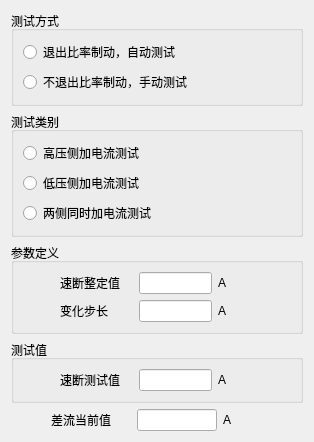
     <widget class="QWidget" name="tab_sd">
      <attribute name="title">
       <string>速断</string>
      </attribute>
      <layout class="QVBoxLayout" name="verticalLayout_23" stretch="2,3,2,1,1">
       <item>
        <widget class="QGroupBox" name="groupBox_12">
         <property name="title">
          <string>测试方式</string>
         </property>
         <layout class="QVBoxLayout" name="verticalLayout_20">
          <item>
           <widget class="QRadioButton" name="radioButton_9">
            <property name="text">
             <string>退出比率制动，自动测试</string>
            </property>
           </widget>
          </item>
          <item>
           <widget class="QRadioButton" name="radioButton_10">
            <property name="text">
             <string>不退出比率制动，手动测试</string>
            </property>
           </widget>
          </item>
         </layout>
        </widget>
       </item>
       <item>
        <widget class="QGroupBox" name="groupBox_13">
         <property name="title">
          <string>测试类别</string>
         </property>
         <layout class="QVBoxLayout" name="verticalLayout_21">
          <item>
           <widget class="QRadioButton" name="radioButton_11">
            <property name="text">
             <string>高压侧加电流测试</string>
            </property>
           </widget>
          </item>
          <item>
           <widget class="QRadioButton" name="radioButton_12">
            <property name="text">
             <string>低压侧加电流测试</string>
            </property>
           </widget>
          </item>
          <item>
           <widget class="QRadioButton" name="radioButton_13">
            <property name="text">
             <string>两侧同时加电流测试</string>
            </property>
           </widget>
          </item>
         </layout>
        </widget>
       </item>
       <item>
        <widget class="QGroupBox" name="groupBox_14">
         <property name="title">
          <string>参数定义</string>
         </property>
         <layout class="QVBoxLayout" name="verticalLayout_22">
          <item>
           <layout class="QHBoxLayout" name="horizontalLayout_29" stretch="1,2,2,1,1">
            <item>
             <spacer name="horizontalSpacer_52">
              <property name="orientation">
               <enum>Qt::Horizontal</enum>
              </property>
              <property name="sizeHint" stdset="0">
               <size>
                <width>40</width>
                <height>20</height>
               </size>
              </property>
             </spacer>
            </item>
            <item>
             <widget class="QLabel" name="label_53">
              <property name="text">
               <string>速断整定值</string>
              </property>
             </widget>
            </item>
            <item>
             <widget class="QLineEdit" name="lineEdit_38"/>
            </item>
            <item>
             <widget class="QLabel" name="label_54">
              <property name="text">
               <string>A</string>
              </property>
             </widget>
            </item>
            <item>
             <spacer name="horizontalSpacer_53">
              <property name="orientation">
               <enum>Qt::Horizontal</enum>
              </property>
              <property name="sizeHint" stdset="0">
               <size>
                <width>40</width>
                <height>20</height>
               </size>
              </property>
             </spacer>
            </item>
           </layout>
          </item>
          <item>
           <layout class="QHBoxLayout" name="horizontalLayout_30" stretch="1,2,2,1,1">
            <item>
             <spacer name="horizontalSpacer_54">
              <property name="orientation">
               <enum>Qt::Horizontal</enum>
              </property>
              <property name="sizeHint" stdset="0">
               <size>
                <width>40</width>
                <height>20</height>
               </size>
              </property>
             </spacer>
            </item>
            <item>
             <widget class="QLabel" name="label_55">
              <property name="text">
               <string>变化步长</string>
              </property>
             </widget>
            </item>
            <item>
             <widget class="QLineEdit" name="lineEdit_39"/>
            </item>
            <item>
             <widget class="QLabel" name="label_56">
              <property name="text">
               <string>A</string>
              </property>
             </widget>
            </item>
            <item>
             <spacer name="horizontalSpacer_55">
              <property name="orientation">
               <enum>Qt::Horizontal</enum>
              </property>
              <property name="sizeHint" stdset="0">
               <size>
                <width>40</width>
                <height>20</height>
               </size>
              </property>
             </spacer>
            </item>
           </layout>
          </item>
         </layout>
        </widget>
       </item>
       <item>
        <widget class="QGroupBox" name="groupBox_15">
         <property name="title">
          <string>测试值</string>
         </property>
         <layout class="QHBoxLayout" name="horizontalLayout_32">
          <item>
           <layout class="QHBoxLayout" name="horizontalLayout_31" stretch="1,2,2,1,1">
            <item>
             <spacer name="horizontalSpacer_56">
              <property name="orientation">
               <enum>Qt::Horizontal</enum>
              </property>
              <property name="sizeHint" stdset="0">
               <size>
                <width>40</width>
                <height>20</height>
               </size>
              </property>
             </spacer>
            </item>
            <item>
             <widget class="QLabel" name="label_57">
              <property name="text">
               <string>速断测试值</string>
              </property>
             </widget>
            </item>
            <item>
             <widget class="QLineEdit" name="lineEdit_40"/>
            </item>
            <item>
             <widget class="QLabel" name="label_58">
              <property name="text">
               <string>A</string>
              </property>
             </widget>
            </item>
            <item>
             <spacer name="horizontalSpacer_57">
              <property name="orientation">
               <enum>Qt::Horizontal</enum>
              </property>
              <property name="sizeHint" stdset="0">
               <size>
                <width>40</width>
                <height>20</height>
               </size>
              </property>
             </spacer>
            </item>
           </layout>
          </item>
         </layout>
        </widget>
       </item>
       <item>
        <layout class="QHBoxLayout" name="horizontalLayout_33" stretch="1,2,2,1,1">
         <item>
          <spacer name="horizontalSpacer_58">
           <property name="orientation">
            <enum>Qt::Horizontal</enum>
           </property>
           <property name="sizeHint" stdset="0">
            <size>
             <width>40</width>
             <height>20</height>
            </size>
           </property>
          </spacer>
         </item>
         <item>
          <widget class="QLabel" name="label_59">
           <property name="text">
            <string>差流当前值</string>
           </property>
          </widget>
         </item>
         <item>
          <widget class="QLineEdit" name="lineEdit_41"/>
         </item>
         <item>
          <widget class="QLabel" name="label_60">
           <property name="text">
            <string>A</string>
           </property>
          </widget>
         </item>
         <item>
          <spacer name="horizontalSpacer_59">
           <property name="orientation">
            <enum>Qt::Horizontal</enum>
           </property>
           <property name="sizeHint" stdset="0">
            <size>
             <width>40</width>
             <height>20</height>
            </size>
           </property>
          </spacer>
         </item>
        </layout>
       </item>
      </layout>
     </widget>
